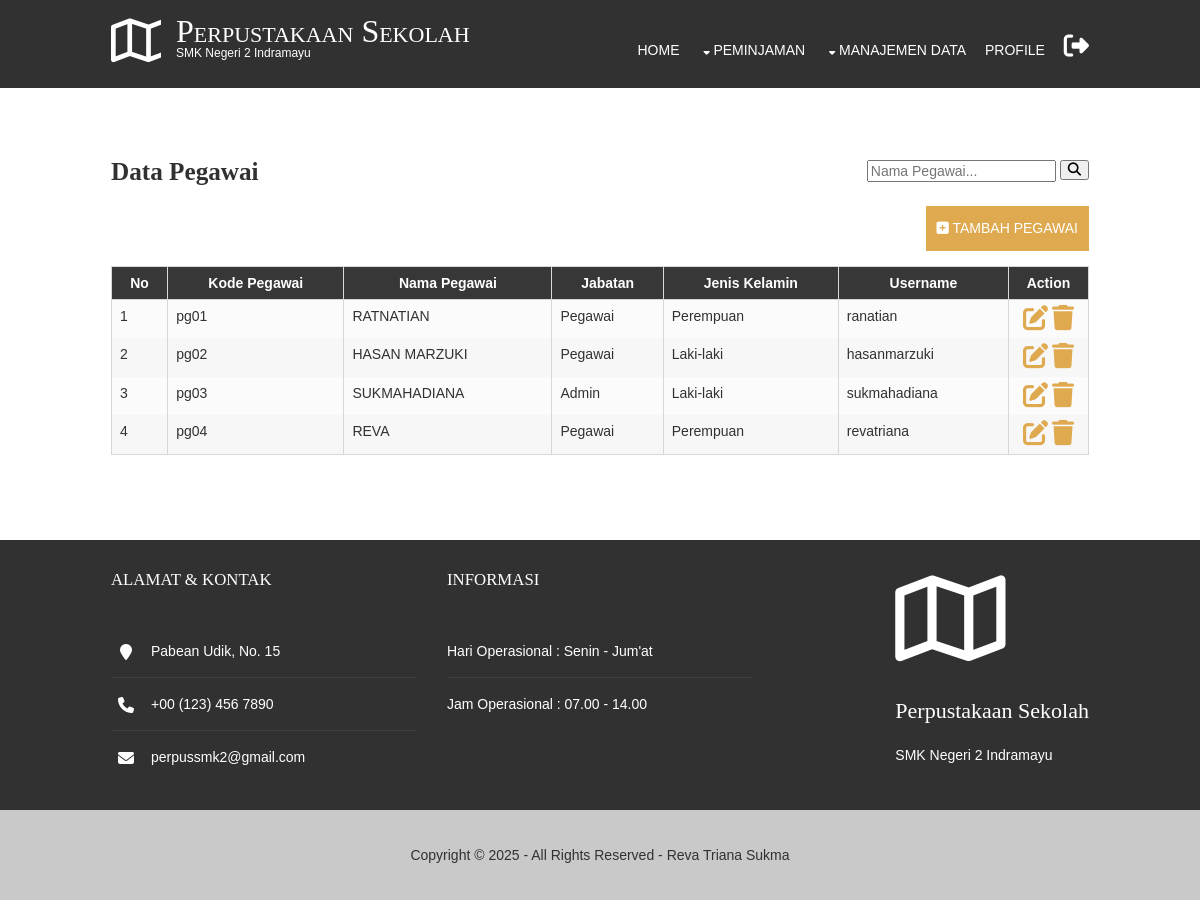
The page /pages/pegawai/data_pegawai.php (signed in) on the database its author committed.
### tables this page shows
CREATE TABLE `pegawai` (
  `kode_pg` char(4) NOT NULL,
  `nama_pg` varchar(50) DEFAULT NULL,
  `jabatan` char(1) DEFAULT NULL,
  `jk` char(1) DEFAULT NULL,
  `username` varchar(50) NOT NULL,
  `password` varchar(255) NOT NULL
);

### koneksi.php (called while the page is built, shortened)
<?php
class database {
	var $host = "localhost";
	var $username = "root";
	var $password = "";
	var $database = "dataperpus";
	var $koneksi = "";
	function __construct(){
		$this->koneksi = mysqli_connect($this->host, $this->username, $this->password, $this->database);
	}
	function tampil_data_pegawai($search = ""){
		$query = "SELECT * FROM pegawai";
		$data = mysqli_query($this->koneksi, $query);
		$hasil = [];
		while ($row = mysqli_fetch_array($data)) {
			$hasil[] = $row;
		}
		return $hasil;
	}
}
?>

### pages/pegawai/data_pegawai.php (the view, shortened to what this page needs)
<?php
include '../../index_header.php';
include '../../koneksi.php';
$db = new database();
$search = isset($_GET['search']) ? $_GET['search'] : '';
$data_pegawai = $db->tampil_data_pegawai($search);
?>
<!DOCTYPE html>
<html>
<head>
    <link href="../../layout/styles/layout.css" rel="stylesheet" type="text/css" media="all">
    <link rel="stylesheet" href="https://cdnjs.cloudflare.com/ajax/libs/font-awesome/6.7.2/css/all.min.css" />
</head>
<body>
<div class="wrapper row0">
<main class="hoc container clear">
    <h1 class="fl_left bold font-x2">Data Pegawai</h1>
    <div class="fl_right inline">
        <form class="clear" method="GET" action="#">
            <input type="text" name="search" placeholder="Nama Pegawai..." value="<?php echo $search; ?>">
            <button class="fa fa-search" type="submit"></button>
        </form>
    </div>
    <div class="clear fl_right btmspace-15">
        <a class="inspace-10 btn" href="ft_pegawai.php">
            <i class="fa-solid fa-square-plus"></i> Tambah Pegawai
        </a>
    </div>
    <div class="scrollable clear">
        <table>
            <thead>
                <tr>
                    <th>No</th>
                    <th>Kode Pegawai</th>
                    <th>Nama Pegawai</th>
                    <th>Jabatan</th>
                    <th>Jenis Kelamin</th>
                    <th>Username</th>
                    <th class="wide-column">Action</th>
                </tr>
            </thead>
            <tbody>
                <?php
                $no = 1;
                foreach ($data_pegawai as $row) {
                    $kd_jabatan = $row['jabatan'] == 1 ? 'Admin' : 'Pegawai';
                    $jenis_kelamin = $row['jk'] == 1 ? 'Laki-laki' : 'Perempuan';
                ?>
                <tr>
                    <td><?php echo $no++; ?></td>
                    <td><?php echo $row['kode_pg']; ?></td>
                    <td><?php echo $row['nama_pg']; ?></td>
                    <td><?php echo $kd_jabatan; ?></td>
                    <td><?php echo $jenis_kelamin; ?></td>
                    <td><?php echo $row['username']; ?></td>
                    <td class="center">
                        <a href="edit_pegawai.php?action=update_pg&id=<?php echo $row['kode_pg']; ?>" class="fa-solid fa-pen-to-square font-x2"></a>
                        <a href="../../proses.php?action=delete_pg&id=<?php echo $row['kode_pg']; ?>"
                           class="fa-solid fa-trash font-x2"
                           onclick="return confirm('Apakah Anda yakin ingin menghapus data ini?');"></a>
                    </td>
                </tr>
                <?php } ?>
            </tbody>
        </table>
    </div>
</main>
</div>
</body>
</html>

### layout/styles/layout.css (style rules this page uses)
.container { padding:70px 0; }
#footer { padding:30px 0; }
#footer .title { margin:0 0 50px 0; padding:0; font-size:1.2rem; text-transform:uppercase; }
#footer .linklist li { display:block; margin-bottom:15px; padding:0 0 15px 0; border-bottom:1px solid; }
#footer .linklist li:last-child { margin:0; padding:0; border:none; }
#footer .linklist li::before, #footer .linklist li::after { display:table; content:""; }
#footer .linklist li, #footer .linklist li::after { clear:both; }
#footer .contact.linklist li, #footer .contact.linklist li:last-child { position:relative; padding-left:40px; }
#footer .contact li * { margin:0; padding:0; line-height:1.6; }
#footer .contact li i { display:block; position:absolute; top:0; left:0; width:30px; font-size:16px; text-align:center; }
#copyright { padding:20px 0; text-align: center; }
*, *::before, *::after { transition:all .3s ease-in-out; }
table, th, td { border:1px solid; border-collapse:collapse; vertical-align:top; }
table, th { table-layout:auto; }
table { width:100%; margin-bottom:15px; }
th, td { padding:5px 8px; }
th { text-align: center; }
td { border-width:0 1px; }
.wide-column { width: 80px; }
body { color:#888888; background-color:#FFFFFF; }
a { color:#DFA94F; }
.btn, .btn.inverse:hover { color:#FFFFFF; background-color:#DFA94F; border-color:#DFA94F; }
.row0 { background-color:#FFFFFF; color:#313131; }
.row4 { color:#FFFFFF; background-color:#313131; border-color:#DFA94F }
.row5, .row5 a { color:#313131; background-color:#cac9c9; }
#footer .linklist li { border-color:#414141; }
table, th, td, #comments .avatar, #comments input, #comments textarea { border-color:#D7D7D7; }
th { color:#FFFFFF; background-color:#373737; }
tr, #comments li, #comments input[type="submit"], #comments input[type="reset"] { color:inherit; background-color:#FBFBFB; }
tr:nth-child(even), #comments li:nth-child(even) { color:inherit; background-color:#F7F7F7; }
table a, #comments a { background-color:inherit; }
@media screen and (min-width:978px) { .hoc { max-width:978px; } }

### layout/styles/framework.css (style rules this page uses)
html { overflow-y: scroll; overflow-x: hidden; }
html, body { margin: 0; padding: 0; font-size: 14px; line-height: 1.6em; }
*, *::before, *::after { box-sizing: border-box; }
.bold { font-weight: bold; }
.center { text-align: center; }
.nospace { margin: 0; padding: 0; list-style: none; }
.inline * { display: inline-block; }
.inline *:last-child { margin-right: 0; }
.btn { display: inline-block; padding: 15px 25px 17px; text-transform: uppercase; border: 1px solid; }
.clear, .group { display: block; }
.clear::before, .clear::after, .group::before, .group::after { display: table; content: ""; }
.clear, .clear::after, .group, .group::after { clear: both; }
a { outline: none; text-decoration: none; }
.fl_left, .imgl { float: left; }
.fl_right, .imgr { float: right; }
body, input, textarea, select { font-family: Verdana, Geneva, sans-serif; }
h1, h2, h3, h4, h5, h6, .heading { font-family: Georgia, "Times New Roman", Times, serif; }
form, fieldset, legend { margin: 0; padding: 0; border: none; }
label, input, textarea, select { display: inline-block; resize: none; outline: none; color: inherit; font-size: inherit; font-family: inherit; vertical-align: middle; }
h1, h2, h3, h4, h5, h6, .heading { margin: 0 0 20px 0; font-size: 22px; line-height: normal; font-weight: normal; text-transform: capitalize; }
address { font-style: normal; font-weight: normal; }
.font-x2 { font-size: 1.8rem; }
.wrapper { display: block; width: 100%; margin: 0; padding: 0; text-align: left; word-wrap: break-word; }
.hoc { display: block; margin: 0 auto; }
address, article, aside, figcaption, figure, footer, header, main, nav, section { display: block; margin: 0; padding: 0; }
.one_half, .one_third, .two_third, .one_quarter, .two_quarter, .three_quarter { display: inline-block; float: left; margin: 0 0 0 3.06748466257669%; list-style: none; }
.first { margin-left: 0; clear: left; }
.one_third { width: 31.28834355828221%; }
.btmspace-15 { margin-bottom: 15px; }
.btmspace-30 { margin-bottom: 30px; }
.inspace-10 { padding: 10px; }

### rows shown on the page
pegawai: kode_pg "pg01", nama_pg "RATNATIAN", jabatan "Pegawai", jk "Perempuan", username "ranatian"
pegawai: kode_pg "pg02", nama_pg "HASAN MARZUKI", jabatan "Pegawai", jk "Laki-laki", username "hasanmarzuki"
pegawai: kode_pg "pg03", nama_pg "SUKMAHADIANA", jabatan "Admin", jk "Laki-laki", username "sukmahadiana"
pegawai: kode_pg "pg04", nama_pg "REVA", jabatan "Pegawai", jk "Perempuan", username "revatriana"
